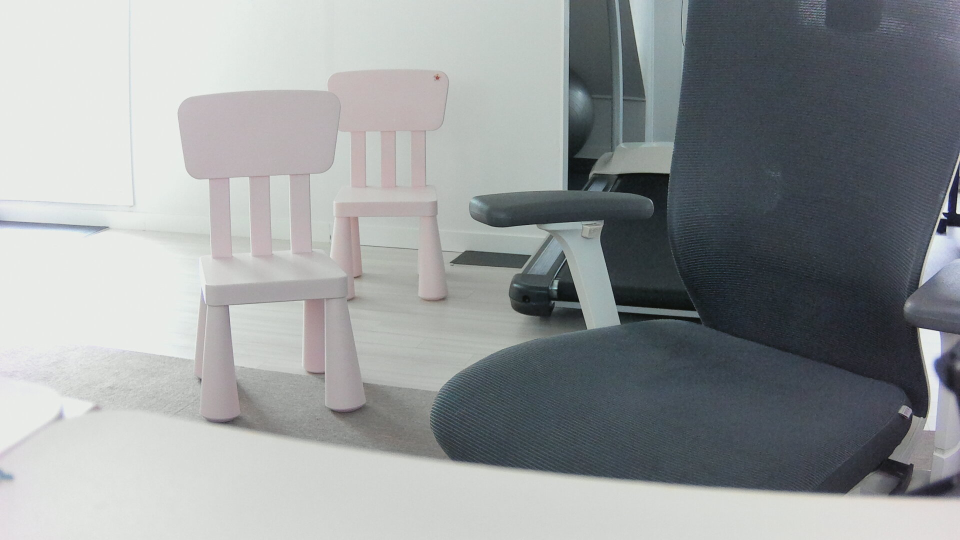
//> input picture 002-multi-image-concat/img/capture0.jpg, 1920 x 1080 px (shown at 1/2 size)
$ ./main   (built with g++ and OpenCV 4)
//> lines starting //> are read from the running program, lines starting //| are printed output that depends on the picture
#include "opencv2/opencv.hpp"
#include <iostream>

using namespace cv;
using namespace std;

int main()
{
    cout << "opencv version : " << CV_VERSION << endl;

    // read 2 images
    Mat imgl, imgr;
    imgl = imread("./img/capture0.jpg");
//> imgl is the input picture: 1080 rows x 1920 cols, CV_8UC3; mean B, G, R 154.5, 153.2, 149.3
    imgr = imread("./img/capture1.jpg");
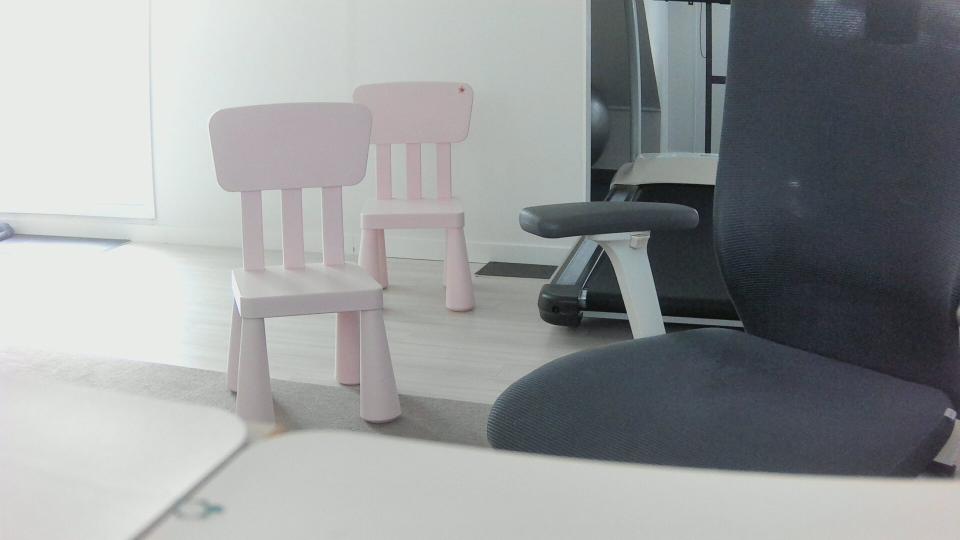
//> input picture 002-multi-image-concat/img/capture1.jpg, 1920 x 1080 px (shown at 1/2 size)
//> imgr is the input picture: 1080 rows x 1920 cols, CV_8UC3; mean B, G, R 153.3, 152.3, 149.2

    // resize 2 images to small (540x270)
    Mat img1, img2;
    resize(imgl, img1, Size(540,270));
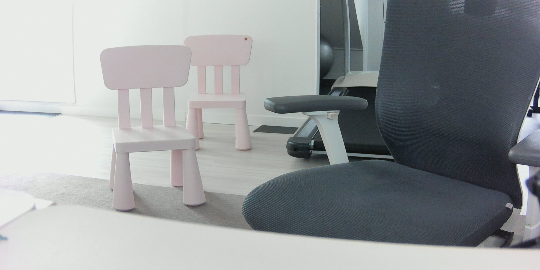
//> img1: 270 rows x 540 cols, CV_8UC3; mean B, G, R 154.5, 153.2, 149.3
    resize(imgr, img2, Size(540,270));

    // create new 2 image more
    Mat img3, img4;
    img3 = img1 + img2;
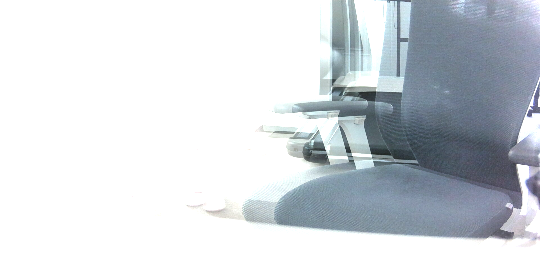
//> img3: 270 rows x 540 cols, CV_8UC3; mean B, G, R 220.3, 215.5, 210.5
	img4 = 0.5*img1 + 0.5*img2;
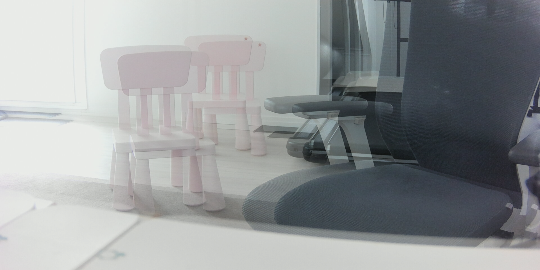
//> img4: 270 rows x 540 cols, CV_8UC3; mean B, G, R 153.9, 152.8, 149.2

    if(!imgl.empty() || !imgr.empty())
    {
        Mat main;
        Mat h1, h2;

        hconcat(img1, img2, h1);
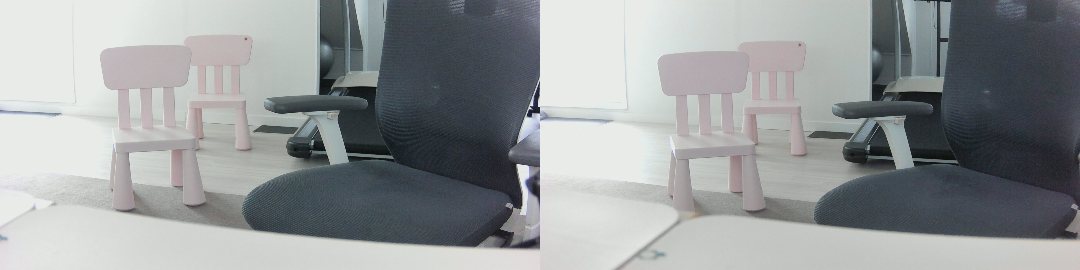
//> h1: 270 rows x 1080 cols, CV_8UC3; mean B, G, R 153.9, 152.8, 149.2
        hconcat(img3, img4, h2);
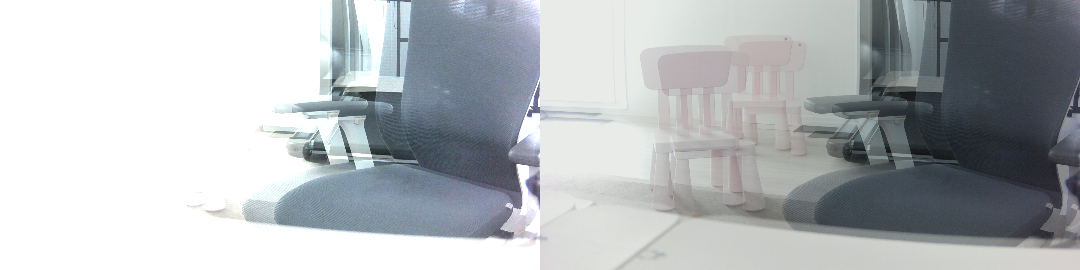
//> h2: 270 rows x 1080 cols, CV_8UC3; mean B, G, R 187.1, 184.1, 179.9
        vconcat(h1, h2, main);
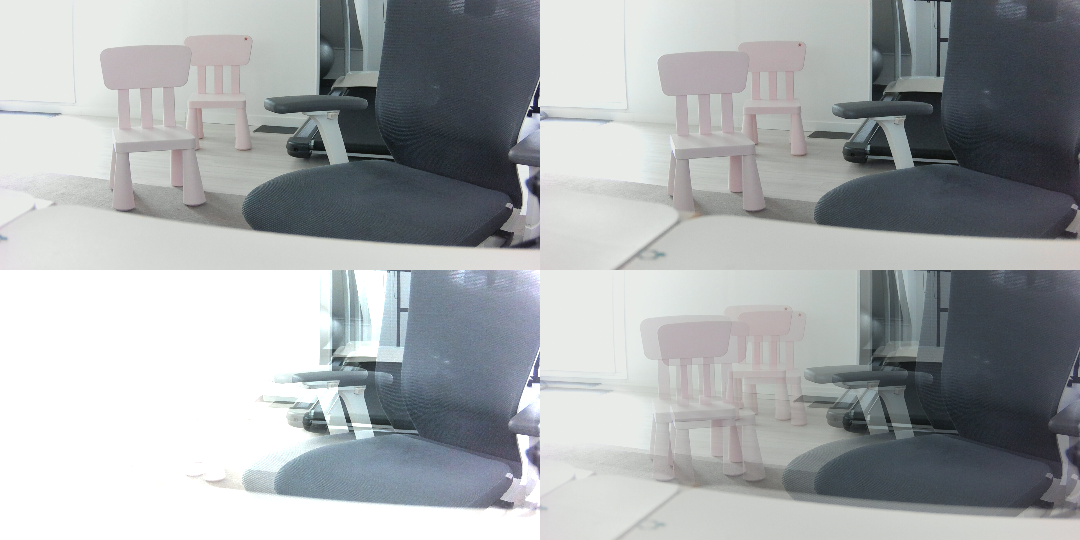
//> main: 540 rows x 1080 cols, CV_8UC3; mean B, G, R 170.5, 168.5, 164.6
        imshow("main", main);
        waitKey(0);
    }
    else
    {
    	cout << "image not found " << CV_VERSION << endl;
    }

    return 0;
}
